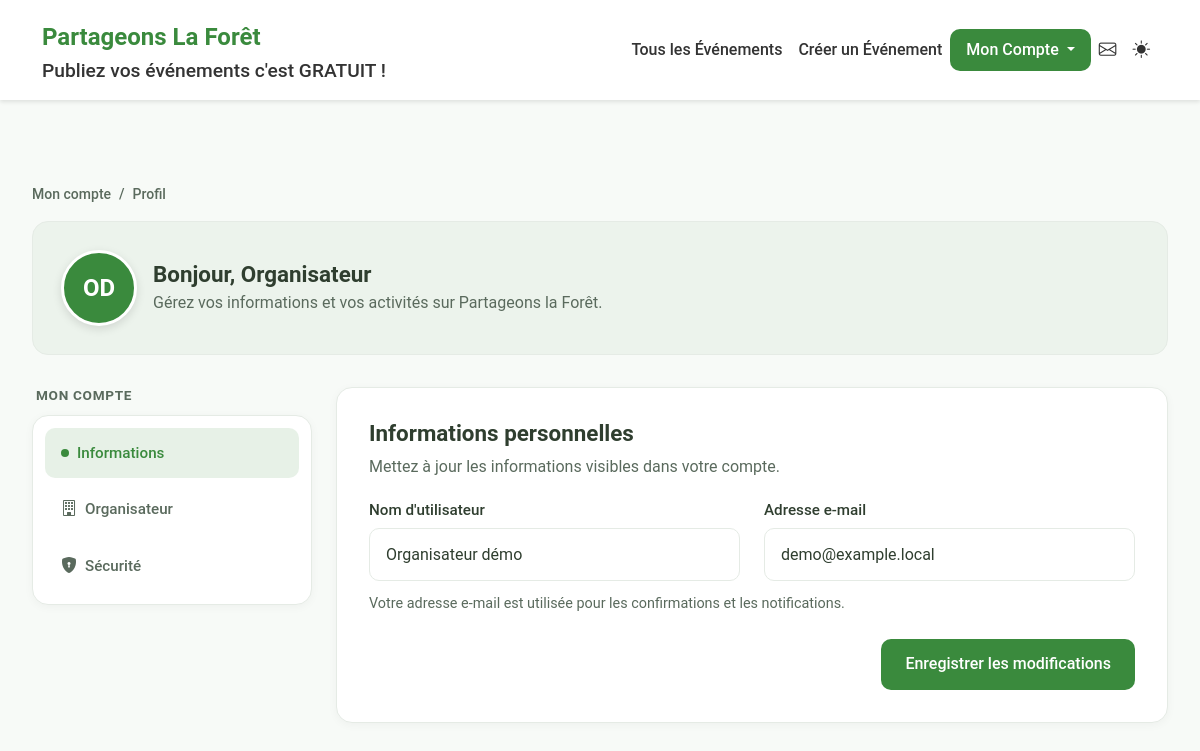
Screenshot of /pages/user/profile.php (signed in) with the database file from the repository.
### tables this page shows
CREATE TABLE IF NOT EXISTS `users` (
    `id` INT(11) NOT NULL AUTO_INCREMENT,
    `email` VARCHAR(255) NOT NULL,
    `password` VARCHAR(255) DEFAULT NULL,
    `name` VARCHAR(255) DEFAULT NULL,
    `first_name` VARCHAR(255) DEFAULT NULL,
    `last_name` VARCHAR(255) DEFAULT NULL,
    `role` ENUM('admin','organizer','user') DEFAULT 'user',
    `is_active` TINYINT(1) DEFAULT 1,
    `email_verified` TINYINT(1) DEFAULT 0,
    `remember_token` VARCHAR(100) DEFAULT NULL,
    `remember_token_expires_at` DATETIME DEFAULT NULL,
    `created_at` TIMESTAMP NOT NULL DEFAULT CURRENT_TIMESTAMP,
    `updated_at` TIMESTAMP NULL DEFAULT NULL ON UPDATE CURRENT_TIMESTAMP,
    PRIMARY KEY (`id`),
    UNIQUE KEY `email` (`email`)
);

### pages/user/profile.php (the view, shortened to what this page needs)
<?php
require_once __DIR__ . '/../../includes/functions.php';
try {
    $db = getConnection();
    $stmt = $db->prepare('SELECT * FROM users WHERE id = ?');
    $stmt->execute([getCurrentUserId()]);
    $user = $stmt->fetch();
    $nameParts = explode(' ', trim($user['name'] ?? ''));
    $firstName = !empty($nameParts[0]) ? $nameParts[0] : 'Vous';
    $initials = strtoupper(substr($nameParts[0], 0, 1));
    if (isset($nameParts[1])) {
        $initials .= strtoupper(substr($nameParts[1], 0, 1));
    }
} catch (Exception $e) {
    error_log('Erreur profile.php: ' . $e->getMessage());
    die('Une erreur est survenue');
}
require_once __DIR__ . '/../../includes/header-solid.php';
?>
<link rel="stylesheet" href="/assets/css/profile.css">
    <?php
    $allowedTabs = ['personal', 'organizer', 'password'];
    $activeTab = in_array($_GET['tab'] ?? 'personal', $allowedTabs) ? ($_GET['tab'] ?? 'personal') : 'personal';
    ?>
    <main class="profile-container" role="main">
        <nav class="profile-breadcrumb" aria-label="Fil d'Ariane">
            <ol>
                <li><a href="/pages/user/profile.php">Mon compte</a></li>
                <li aria-current="page">Profil</li>
            </ol>
        </nav>
        <header class="profile-hero">
            <div class="profile-avatar" aria-hidden="true">
                <?= htmlspecialchars($initials) ?>
            </div>
            <div class="profile-hero-text">
                <h1>Bonjour, <?= htmlspecialchars($firstName) ?></h1>
                <p>Gérez vos informations et vos activités sur Partageons la Forêt.</p>
            </div>
        </header>
        <div class="profile-layout">
            <aside class="profile-sidebar" aria-label="Menu du compte">
                <h2 class="profile-sidebar-title">Mon compte</h2>
                <nav class="profile-menu" role="tablist">
                    <a class="profile-menu-item <?= $activeTab === 'personal' ? 'active' : '' ?>" href="?tab=personal" <?= $activeTab === 'personal' ? 'aria-current="page"' : '' ?>>
                        <span>Informations</span>
                    </a>
                    <a class="profile-menu-item <?= $activeTab === 'organizer' ? 'active' : '' ?>" href="?tab=organizer" <?= $activeTab === 'organizer' ? 'aria-current="page"' : '' ?>>
                        <i class="bi bi-building" aria-hidden="true"></i>
                        <span>Organisateur</span>
                    </a>
                    <a class="profile-menu-item <?= $activeTab === 'password' ? 'active' : '' ?>" href="?tab=password" <?= $activeTab === 'password' ? 'aria-current="page"' : '' ?>>
                        <i class="bi bi-shield-lock-fill" aria-hidden="true"></i>
                        <span>Sécurité</span>
                    </a>
                </nav>
            </aside>
            <div class="profile-main">
                <section class="profile-section <?= $activeTab === 'personal' ? 'active' : '' ?>" id="personal" aria-labelledby="personal-heading">
                    <header class="section-header">
                        <h2 id="personal-heading">Informations personnelles</h2>
                        <p>Mettez à jour les informations visibles dans votre compte.</p>
                    </header>
                    <form id="profileForm" class="needs-validation" novalidate>
                        <div class="row">
                            <div class="col-md-6">
                                <div class="form-group">
                                    <label for="name" class="form-label">Nom d'utilisateur</label>
                                    <input type="text" class="form-control" id="name" name="name"
                                           value="<?= htmlspecialchars($user['name']) ?>" required>
                                </div>
                            </div>
                            <div class="col-md-6">
                                <div class="form-group">
                                    <label for="email" class="form-label">Adresse e-mail</label>
                                    <input type="email" class="form-control" id="email" name="email"
                                           value="<?= htmlspecialchars($user['email']) ?>" required>
                                </div>
                            </div>
                        </div>
                        <p class="form-note">Votre adresse e-mail est utilisée pour les confirmations et les notifications.</p>
                        <div class="form-actions">
                            <button type="submit" class="btn btn-primary">Enregistrer les modifications</button>
                        </div>
                    </form>
                </section>
            </div>
        </div>
    </main>
<?php require_once __DIR__ . '/../../includes/footer.php'; ?>

### public/assets/css/style.css (style rules this page uses)
:root { --primary-color: #990047; --primary-hover: #7d003a; --secondary-color: #3A8A3D; --secondary-hover: #2d6c2f; --success-color: #3A8A3D; --danger-color: #990047; --text-color: #333; --light-text: #fff; --filter-bg: #fff; --filter-active: #990047; --filter-hover: #f3f4f6; --background-color: #dfe2e6; --light-gray: #f8f9fa; --border-color: #dee2e6; --profile-muted: #5a6a5d; --profile-text: #2f3e2f; --profile-bg: #f6f9f7; --profile-card: #ffffff; --profile-border: #E5EBE5; --profile-background: #F7FAF7; --profile-hero-bg: rgba(58, 138, 61, 0.06); --profile-green: var(--secondary-color, #3A8A3D); --profile-green-hover: var(--secondary-hover, #2d6c2f); --profile-radius: 16px; --profile-gutter: 18px; --auth-green: #2E8338; --auth-green-hover: #246b2c; }
body { font-family: 'Roboto', Arial, sans-serif; line-height: 1.6; color: var(--text-color); padding-top: 80px; background-color: #F7FAF7; min-height: 100vh; }
h1 { color: var(--secondary-color); margin-bottom: 1rem; }
:root { --bs-badge-color: var(--primary-color) !important; --bs-badge-bg: white !important; }
.form-check-label, .form-label { color: var(--profile-text); }

### public/assets/css/header-solid.css (style rules this page uses)
:root { --primary-color: #990047; --secondary-color: #3A8A3D; --secondary-hover: #3A8A3D; --text-color: #333; }

### rows the page displays
users: name "OD", name "Organisateur", name "Organisateur démo", email "demo@example.local"
